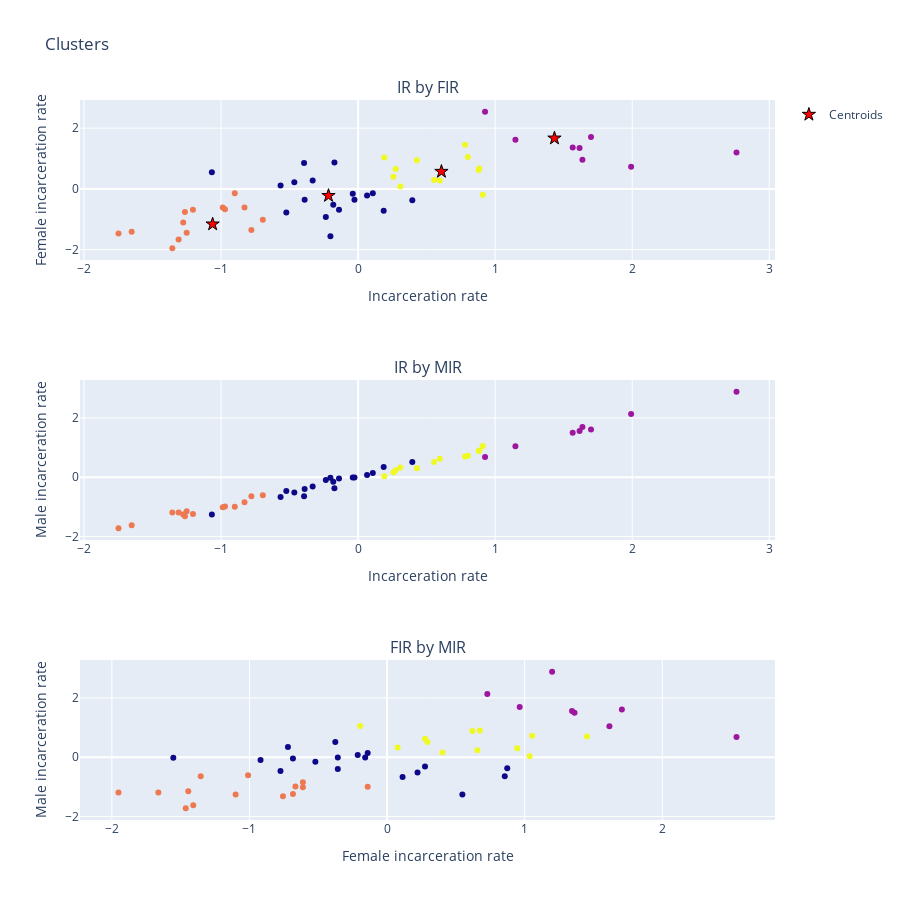

The notebook cell this image was saved under:
### Code cell
visualizing_results_2d(processData(data_t),n)
